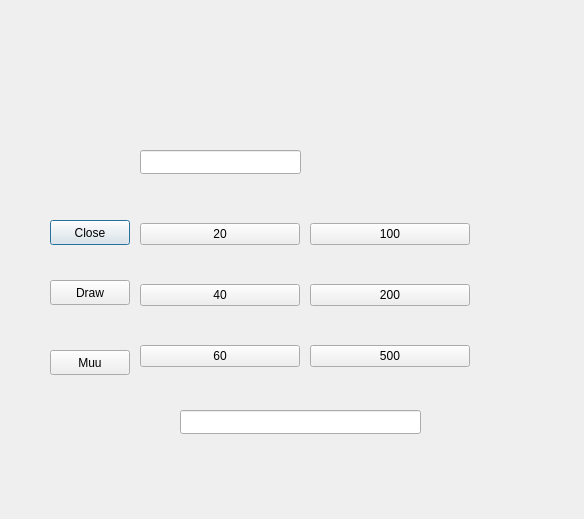
<?xml version="1.0" encoding="UTF-8"?>
<ui version="4.0">
 <class>drawMoney</class>
 <widget class="QDialog" name="drawMoney">
  <property name="geometry">
   <rect>
    <x>0</x>
    <y>0</y>
    <width>584</width>
    <height>519</height>
   </rect>
  </property>
  <property name="windowTitle">
   <string>Dialog</string>
  </property>
  <widget class="QPushButton" name="BTN_close">
   <property name="geometry">
    <rect>
     <x>50</x>
     <y>220</y>
     <width>80</width>
     <height>25</height>
    </rect>
   </property>
   <property name="text">
    <string>Close</string>
   </property>
  </widget>
  <widget class="QPushButton" name="BTN_draw">
   <property name="geometry">
    <rect>
     <x>50</x>
     <y>280</y>
     <width>80</width>
     <height>25</height>
    </rect>
   </property>
   <property name="text">
    <string>Draw</string>
   </property>
  </widget>
  <widget class="QPushButton" name="BTN_muu">
   <property name="geometry">
    <rect>
     <x>50</x>
     <y>350</y>
     <width>80</width>
     <height>25</height>
    </rect>
   </property>
   <property name="text">
    <string>Muu</string>
   </property>
  </widget>
  <widget class="QWidget" name="verticalLayoutWidget">
   <property name="geometry">
    <rect>
     <x>140</x>
     <y>190</y>
     <width>160</width>
     <height>211</height>
    </rect>
   </property>
   <layout class="QVBoxLayout" name="verticalLayout">
    <item>
     <widget class="QPushButton" name="BTN_20">
      <property name="text">
       <string>20</string>
      </property>
     </widget>
    </item>
    <item>
     <widget class="QPushButton" name="BTN_40">
      <property name="text">
       <string>40</string>
      </property>
     </widget>
    </item>
    <item>
     <widget class="QPushButton" name="BTN_60">
      <property name="text">
       <string>60</string>
      </property>
     </widget>
    </item>
   </layout>
  </widget>
  <widget class="QWidget" name="verticalLayoutWidget_2">
   <property name="geometry">
    <rect>
     <x>310</x>
     <y>190</y>
     <width>160</width>
     <height>211</height>
    </rect>
   </property>
   <layout class="QVBoxLayout" name="verticalLayout_2">
    <item>
     <widget class="QPushButton" name="BTN_100">
      <property name="text">
       <string>100</string>
      </property>
     </widget>
    </item>
    <item>
     <widget class="QPushButton" name="BTN_200">
      <property name="text">
       <string>200</string>
      </property>
     </widget>
    </item>
    <item>
     <widget class="QPushButton" name="BTN_500">
      <property name="text">
       <string>500</string>
      </property>
     </widget>
    </item>
   </layout>
  </widget>
  <widget class="QLineEdit" name="lineEdit">
   <property name="geometry">
    <rect>
     <x>180</x>
     <y>410</y>
     <width>241</width>
     <height>24</height>
    </rect>
   </property>
  </widget>
  <widget class="QLineEdit" name="lineEdit_2">
   <property name="geometry">
    <rect>
     <x>140</x>
     <y>150</y>
     <width>161</width>
     <height>24</height>
    </rect>
   </property>
  </widget>
 </widget>
 <resources/>
 <connections/>
</ui>
